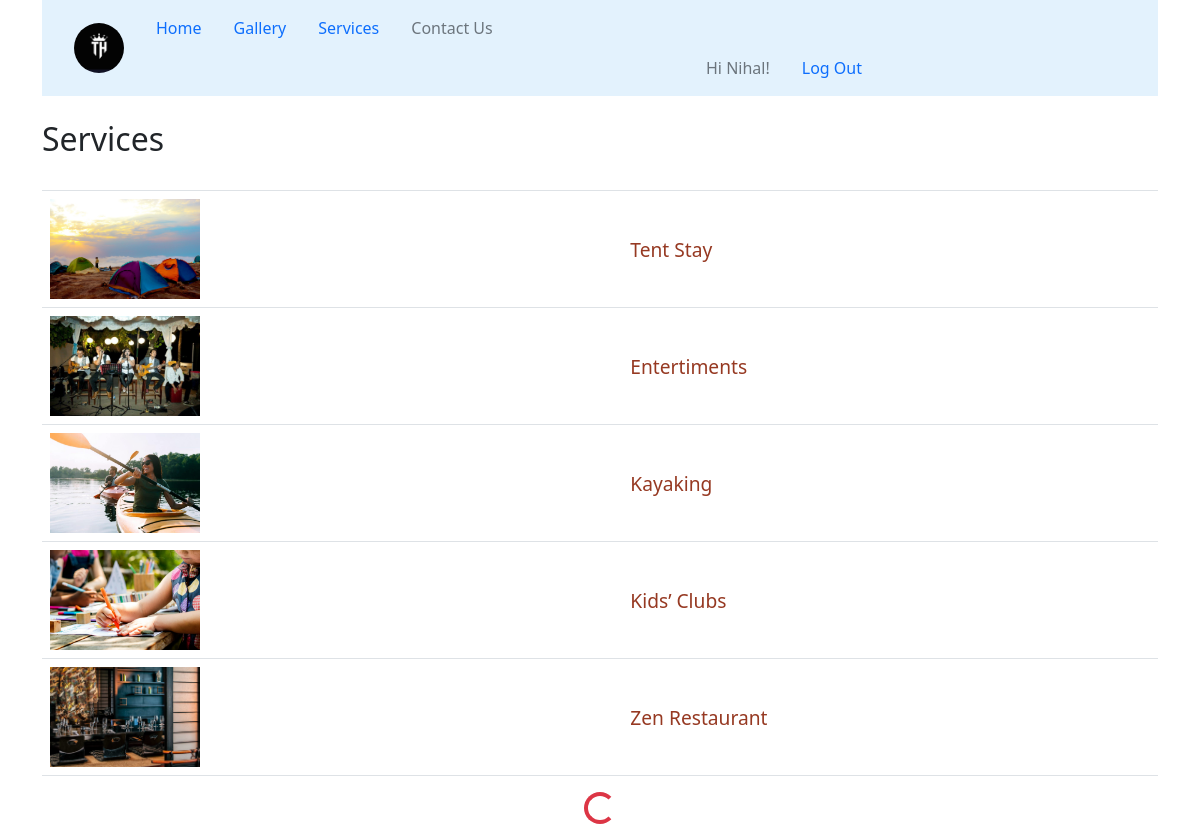
The app's page /services/endless (signed in) with its own data.
### Apps/Services/models.py (models this page shows, shortened)
class Services(models.Model):
    name = models.CharField(max_length=40)
    slug = models.SlugField(unique=True, default=name)
    discription = RichTextField(null=True)
    create_time = DateTimeField(blank=True, auto_now_add=True)
    last_used_time = DateTimeField(null=True, blank=True)

class Images(models.Model):
    number = models.ForeignKey(Services, on_delete=models.CASCADE)
    images = models.ImageField(upload_to="service_images", max_length=256)

### Apps/Services/views.py (the view)
# urls.py: path('endless', views.EndlessScroll.as_view(), name='infinity'),
class EndlessScroll(ListView):
    model = Services
    template_name = 'services/endless_service.html'
    context_object_name = 'resort_services'
    paginate_by = 5
    ordering = ['-create_time']

### templates/services/endless_service.html (shortened to what this page needs)
<html>
    <head>
        {% load static %}
        <link rel="stylesheet" type="text/css" href="{% static 'mine/css/spinner-style.css' %}">
        <link rel="stylesheet" type="text/css" href="{% static 'assets/css/bootstrap.min.css' %}">
        <link rel="stylesheet" type="text/css" href="{% static 'mine/css/style.css' %}">
    </head>
    <body>
    <div class="container">
        <nav class="navbar navbar-expand-lg navbar-light" style="background-color: #e3f2fd;">
            <a class="navbar-brand" href="{% url 'Authentication:index' %}"><img class="rounded-circle ms-3" alt="" style="width: 50px;height: 50px;"></a>
            <ul class="nav-bar nav">
                <li class="nav-item">
                    <a class="nav-link" href="{% url 'Authentication:index' %}">Home</a>
                </li>
                    <li class="nav-item">
                        <a class="nav-link" href="{% url 'service:infinity' %}">Gallery</a>
                    </li>
                <li class="nav-item">
                    <a class="nav-link" href="{% url 'service:lists' %}">Services</a>
                </li>
                <li class="nav-item">
                    <a class="nav-link disabled" href="#">Contact Us</a>
                </li>
                {% if user.is_authenticated %}
                <li class="nav-item" style="margin-left:550px;">
                        <a class="nav-link disabled" href="#">Hi {{ user.username | capfirst}}!</a>
                    </li>
                <li class="nav-item" >
                        <a class="nav-link" href="{% url 'logout' %}?next={{ request.get_full_path }}">Log Out</a>
                </li>
                {% endif %}
             </ul>
        </nav>
    </div>
    <div class="container">
    <br> <h2>Services</h2> <br>
        <table class="table infinite-container">
            {% if resort_services %}
            {% for list in resort_services %}
            <tr class="infinite-item">
                <td>
                    {% if list.images_set.all %}
                        <img src="{{ list.images_set.first.images.url }}" alt="img" class="list-img">
                    {% else %}
                        <p>No Images available!!</p>
                    {% endif %}
                </td>
                <td class=" align-middle"><a class="elements" href="{% url 'service:datas' list.slug %}">{{ list.name }}</a></td>
            </tr>
            {% endfor %}
            {% else %}
            <tr>
                <th> <strong>No Data Available!</strong></th>
            </tr>
            {% endif %}
        </table>
    </div>
                <div class="d-flex justify-content-center" style="display:none;">
                    <div class="spinner-border text-danger" role="status">
                    </div>
                </div>
    </body>
</html>

### static/mine/css/style.css (style rules this page uses)
::placeholder { padding: 15px; }
.list-img { width: 150px; height: 100px; max-width: 150px; max-height: 150px; object-fit: cover; }
.elements { text-decoration: none; color: rgb(150, 57, 34); font-weight: 400; font-size: larger; }

### records on screen
Services: images_set.first.images (picture), name "Tent Stay"
Services: images_set.first.images (picture), name "Entertiments"
Services: images_set.first.images (picture), name "Kayaking"
Services: images_set.first.images (picture), name "Kids’ Clubs"
Services: images_set.first.images (picture), name "Zen Restaurant"

### other values on screen
{{ user.username | capfirst }} "Nihal"
